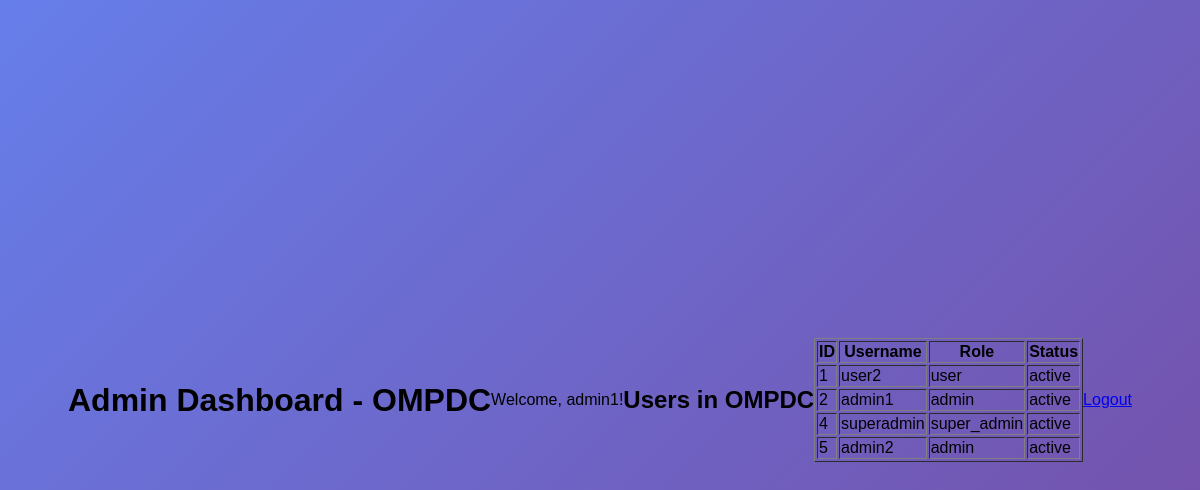
Page /admin/admin_dashboard.php?office=1 (signed in) on the committed database.
### tables this page shows
CREATE TABLE `offices` (
  `id` int(11) NOT NULL,
  `office_name` varchar(255) NOT NULL
);

CREATE TABLE `users` (
  `id` int(11) NOT NULL,
  `username` varchar(255) NOT NULL,
  `fullname` varchar(255) NOT NULL,
  `email` varchar(255) NOT NULL,
  `password` varchar(255) NOT NULL,
  `role` enum('super_admin','admin','user') NOT NULL DEFAULT 'user',
  `status` varchar(255) NOT NULL DEFAULT 'active',
  `created_at` timestamp NOT NULL DEFAULT current_timestamp(),
  `reset_token` varchar(255) DEFAULT NULL,
  `reset_token_expiry` datetime DEFAULT NULL,
  `office_id` int(11) NOT NULL DEFAULT 1
);

### admin/admin_dashboard.php (the view, shortened to what this page needs)
<?php
require_once "../connect.php";
$office_id = $_SESSION["office_id"];
$stmt = $conn->prepare("SELECT office_name FROM offices WHERE id = ?");
$stmt->bind_param("i", $office_id);
$stmt->execute();
$stmt->bind_result($office_name);
$sql = "SELECT id, username, role, status FROM users WHERE office_id = ?";
$stmt = $conn->prepare($sql);
$stmt->bind_param("i", $office_id);
$stmt->execute();
$result = $stmt->get_result();
?>
<!DOCTYPE html>
<html lang="en">
<head>
    <link rel="stylesheet" href="../style.css">
</head>
<body>
    <h1>Admin Dashboard - <?= htmlspecialchars($office_name) ?></h1>
    <p>Welcome, <?= htmlspecialchars($_SESSION["username"]) ?>!</p>
    <h2>Users in <?= htmlspecialchars($office_name) ?></h2>
    <table border="1">
        <tr>
            <th>ID</th>
            <th>Username</th>
            <th>Role</th>
            <th>Status</th>
        </tr>
        <?php while ($row = $result->fetch_assoc()): ?>
            <tr>
                <td><?= htmlspecialchars($row["id"]) ?></td>
                <td><?= htmlspecialchars($row["username"]) ?></td>
                <td><?= htmlspecialchars($row["role"]) ?></td>
                <td><?= htmlspecialchars($row["status"]) ?></td>
            </tr>
        <?php endwhile; ?>
    </table>
    <a href="../logout.php">Logout</a>
</body>
</html>

### style.css (style rules this page uses)
body { background: linear-gradient(135deg, #667eea 0%, #764ba2 100%); min-height: 100vh; display: flex; align-items: center; justify-content: center; margin: 0; font-family: 'Arial', sans-serif; }

### rows in the picture
offices: office_name "OMPDC"
users: id "1", username "user2", role "user", status "active"
users: id "2", username "admin1", role "admin", status "active"
users: id "4", username "superadmin", role "super_admin", status "active"
users: id "5", username "admin2", role "admin", status "active"

### other values in the picture
$_SESSION["username"] "admin1"
